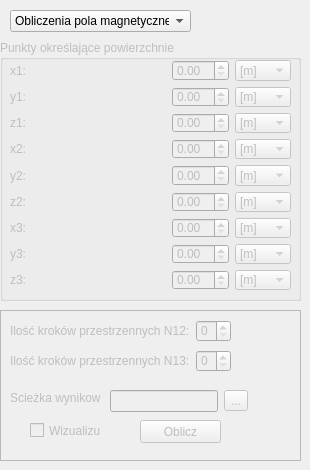
     <widget class="QWidget" name="tab_4">
      <attribute name="title">
       <string>Na powierzchni</string>
      </attribute>
      <widget class="QGroupBox" name="groupBox_9">
       <property name="enabled">
        <bool>false</bool>
       </property>
       <property name="geometry">
        <rect>
         <x>0</x>
         <y>40</y>
         <width>301</width>
         <height>261</height>
        </rect>
       </property>
       <property name="title">
        <string>Punkty określające powierzchnie</string>
       </property>
       <widget class="QWidget" name="gridLayoutWidget_6">
        <property name="geometry">
         <rect>
          <x>10</x>
          <y>20</y>
          <width>281</width>
          <height>230</height>
         </rect>
        </property>
        <layout class="QGridLayout" name="gridLayout_6" rowstretch="0,0,0,0,0,0,0,0,0" columnstretch="40,0,0">
         <item row="3" column="2">
          <widget class="QComboBox" name="comboBox_24">
           <item>
            <property name="text">
             <string>[m]</string>
            </property>
           </item>
          </widget>
         </item>
         <item row="3" column="0">
          <widget class="QLabel" name="label_31">
           <property name="text">
            <string>x2:</string>
           </property>
          </widget>
         </item>
         <item row="3" column="1">
          <widget class="QDoubleSpinBox" name="doubleSpinBox_22"/>
         </item>
         <item row="4" column="2">
          <widget class="QComboBox" name="comboBox_22">
           <item>
            <property name="text">
             <string>[m]</string>
            </property>
           </item>
          </widget>
         </item>
         <item row="6" column="1">
          <widget class="QDoubleSpinBox" name="doubleSpinBox_25"/>
         </item>
         <item row="4" column="0">
          <widget class="QLabel" name="label_30">
           <property name="text">
            <string>y2:</string>
           </property>
          </widget>
         </item>
         <item row="4" column="1">
          <widget class="QDoubleSpinBox" name="doubleSpinBox_24"/>
         </item>
         <item row="5" column="1">
          <widget class="QDoubleSpinBox" name="doubleSpinBox_23"/>
         </item>
         <item row="7" column="1">
          <widget class="QDoubleSpinBox" name="doubleSpinBox_26"/>
         </item>
         <item row="7" column="0">
          <widget class="QLabel" name="label_33">
           <property name="text">
            <string>y3:</string>
           </property>
          </widget>
         </item>
         <item row="5" column="0">
          <widget class="QLabel" name="label_29">
           <property name="text">
            <string>z2:</string>
           </property>
          </widget>
         </item>
         <item row="6" column="0">
          <widget class="QLabel" name="label_32">
           <property name="text">
            <string>x3:</string>
           </property>
          </widget>
         </item>
         <item row="5" column="2">
          <widget class="QComboBox" name="comboBox_23">
           <item>
            <property name="text">
             <string>[m]</string>
            </property>
           </item>
          </widget>
         </item>
         <item row="1" column="2">
          <widget class="QComboBox" name="comboBox_19">
           <item>
            <property name="text">
             <string>[m]</string>
            </property>
           </item>
          </widget>
         </item>
         <item row="2" column="2">
          <widget class="QComboBox" name="comboBox_20">
           <item>
            <property name="text">
             <string>[m]</string>
            </property>
           </item>
          </widget>
         </item>
         <item row="2" column="0">
          <widget class="QLabel" name="label_21">
           <property name="text">
            <string>z1:</string>
           </property>
          </widget>
         </item>
         <item row="1" column="0">
          <widget class="QLabel" name="label_27">
           <property name="text">
            <string>y1:</string>
           </property>
          </widget>
         </item>
         <item row="0" column="1">
          <widget class="QDoubleSpinBox" name="doubleSpinBox_19"/>
         </item>
         <item row="2" column="1">
          <widget class="QDoubleSpinBox" name="doubleSpinBox_20"/>
         </item>
         <item row="1" column="1">
          <widget class="QDoubleSpinBox" name="doubleSpinBox_21"/>
         </item>
         <item row="0" column="2">
          <widget class="QComboBox" name="comboBox_21">
           <item>
            <property name="text">
             <string>[m]</string>
            </property>
           </item>
          </widget>
         </item>
         <item row="0" column="0">
          <widget class="QLabel" name="label_28">
           <property name="text">
            <string>x1:</string>
           </property>
          </widget>
         </item>
         <item row="8" column="0">
          <widget class="QLabel" name="label_34">
           <property name="text">
            <string>z3:</string>
           </property>
          </widget>
         </item>
         <item row="8" column="1">
          <widget class="QDoubleSpinBox" name="doubleSpinBox_27"/>
         </item>
         <item row="6" column="2">
          <widget class="QComboBox" name="comboBox_18">
           <item>
            <property name="text">
             <string>[m]</string>
            </property>
           </item>
           <item>
            <property name="text">
             <string>[dm]</string>
            </property>
           </item>
           <item>
            <property name="text">
             <string>[cm]</string>
            </property>
           </item>
           <item>
            <property name="text">
             <string>[mm]</string>
            </property>
           </item>
          </widget>
         </item>
         <item row="7" column="2">
          <widget class="QComboBox" name="comboBox_17">
           <item>
            <property name="text">
             <string>[m]</string>
            </property>
           </item>
           <item>
            <property name="text">
             <string>[dm]</string>
            </property>
           </item>
           <item>
            <property name="text">
             <string>[cm]</string>
            </property>
           </item>
           <item>
            <property name="text">
             <string>[mm]</string>
            </property>
           </item>
          </widget>
         </item>
         <item row="8" column="2">
          <widget class="QComboBox" name="comboBox_16">
           <item>
            <property name="text">
             <string>[m]</string>
            </property>
           </item>
          </widget>
         </item>
        </layout>
       </widget>
      </widget>
      <widget class="QFrame" name="frame">
       <property name="geometry">
        <rect>
         <x>0</x>
         <y>310</y>
         <width>301</width>
         <height>151</height>
        </rect>
       </property>
       <property name="frameShape">
        <enum>QFrame::StyledPanel</enum>
       </property>
       <property name="frameShadow">
        <enum>QFrame::Raised</enum>
       </property>
       <widget class="QWidget" name="formLayoutWidget_5">
        <property name="geometry">
         <rect>
          <x>10</x>
          <y>10</y>
          <width>221</width>
          <height>22</height>
         </rect>
        </property>
        <layout class="QFormLayout" name="formLayout_5">
         <property name="fieldGrowthPolicy">
          <enum>QFormLayout::AllNonFixedFieldsGrow</enum>
         </property>
         <item row="0" column="0">
          <widget class="QLabel" name="label_2">
           <property name="enabled">
            <bool>false</bool>
           </property>
           <property name="text">
            <string>Ilość kroków przestrzennych N12:</string>
           </property>
          </widget>
         </item>
         <item row="0" column="1">
          <widget class="QSpinBox" name="spinBox_2">
           <property name="enabled">
            <bool>false</bool>
           </property>
          </widget>
         </item>
        </layout>
       </widget>
       <widget class="QWidget" name="formLayoutWidget_7">
        <property name="geometry">
         <rect>
          <x>10</x>
          <y>40</y>
          <width>221</width>
          <height>22</height>
         </rect>
        </property>
        <layout class="QFormLayout" name="formLayout_7">
         <property name="fieldGrowthPolicy">
          <enum>QFormLayout::AllNonFixedFieldsGrow</enum>
         </property>
         <item row="0" column="0">
          <widget class="QLabel" name="label_36">
           <property name="enabled">
            <bool>false</bool>
           </property>
           <property name="text">
            <string>Ilość kroków przestrzennych N13:</string>
           </property>
          </widget>
         </item>
         <item row="0" column="1">
          <widget class="QSpinBox" name="spinBox_3">
           <property name="enabled">
            <bool>false</bool>
           </property>
          </widget>
         </item>
        </layout>
       </widget>
       <widget class="QWidget" name="formLayoutWidget_6">
        <property name="geometry">
         <rect>
          <x>110</x>
          <y>80</y>
          <width>171</width>
          <height>22</height>
         </rect>
        </property>
        <layout class="QFormLayout" name="formLayout_6">
         <property name="fieldGrowthPolicy">
          <enum>QFormLayout::AllNonFixedFieldsGrow</enum>
         </property>
         <item row="0" column="0">
          <widget class="QLineEdit" name="lineEdit_8">
           <property name="enabled">
            <bool>false</bool>
           </property>
          </widget>
         </item>
         <item row="0" column="1">
          <widget class="QToolButton" name="toolButton_5">
           <property name="enabled">
            <bool>false</bool>
           </property>
           <property name="text">
            <string>...</string>
           </property>
          </widget>
         </item>
        </layout>
       </widget>
       <widget class="QLabel" name="label_35">
        <property name="enabled">
         <bool>false</bool>
        </property>
        <property name="geometry">
         <rect>
          <x>10</x>
          <y>80</y>
          <width>91</width>
          <height>16</height>
         </rect>
        </property>
        <property name="text">
         <string>Scieżka wynikowa:</string>
        </property>
       </widget>
       <widget class="QCheckBox" name="checkBox_3">
        <property name="enabled">
         <bool>false</bool>
        </property>
        <property name="geometry">
         <rect>
          <x>30</x>
          <y>110</y>
          <width>71</width>
          <height>21</height>
         </rect>
        </property>
        <property name="text">
         <string>Wizualizuj</string>
        </property>
       </widget>
       <widget class="QPushButton" name="pushButton_5">
        <property name="enabled">
         <bool>false</bool>
        </property>
        <property name="geometry">
         <rect>
          <x>140</x>
          <y>110</y>
          <width>81</width>
          <height>23</height>
         </rect>
        </property>
        <property name="text">
         <string>Oblicz</string>
        </property>
       </widget>
      </widget>
      <widget class="QComboBox" name="comboBox_35">
       <property name="geometry">
        <rect>
         <x>10</x>
         <y>10</y>
         <width>181</width>
         <height>22</height>
        </rect>
       </property>
       <item>
        <property name="text">
         <string>Obliczenia pola magnetycznego</string>
        </property>
       </item>
      </widget>
     </widget>
